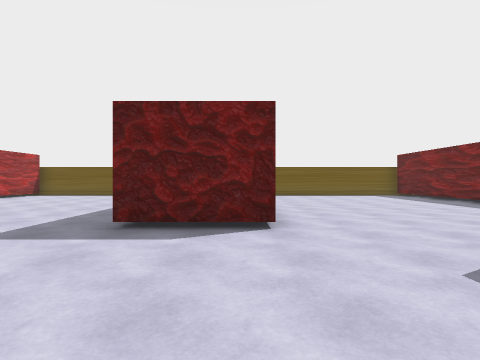
view 1 (above)

16 first-person views from a walk through a Unity game level. The camera is 1.3 m above the floor, looks level and sees 80° across. The floor is counted in squares, 2 m on a side. Each view is taken from the middle of a square. On the plan, view 1 faces up. The plan holds only what a view shows up to about 9 squares ahead; the rest is blank. The place goes on beyond the plan. The player character is not drawn.

view 2
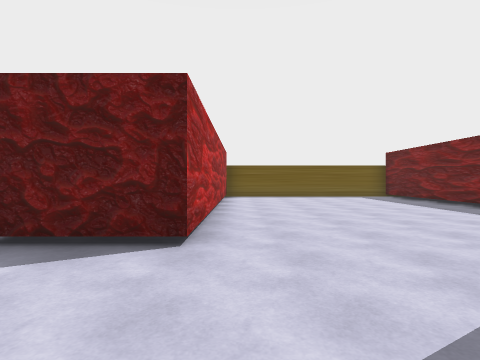

view 3
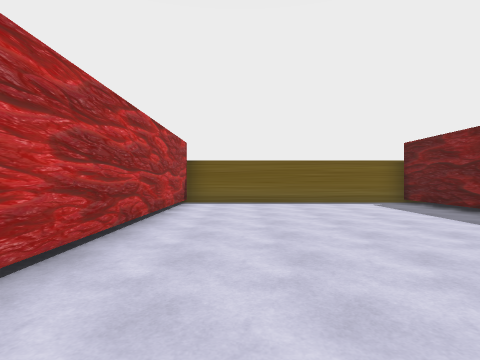

view 4
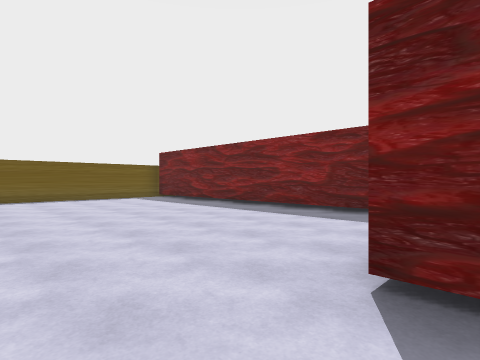

view 5
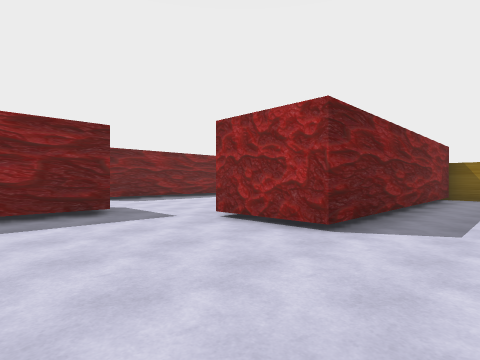

view 6
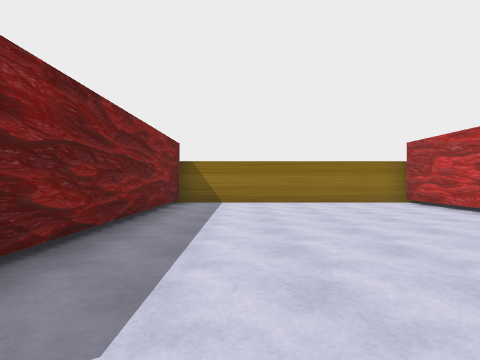

view 7
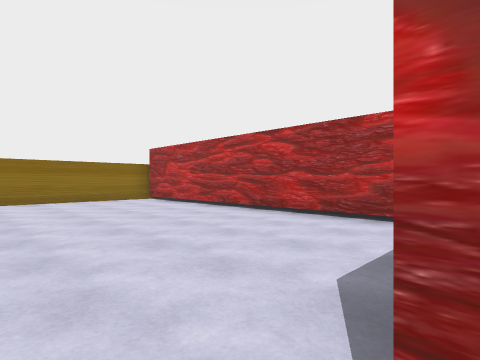

view 8
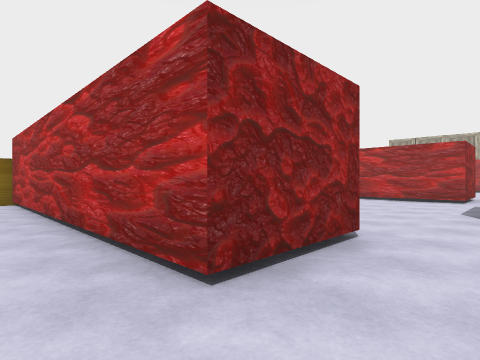

view 9
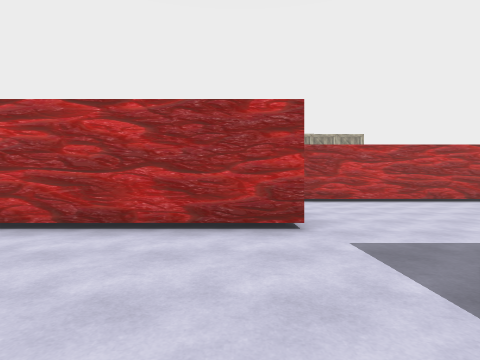

view 10
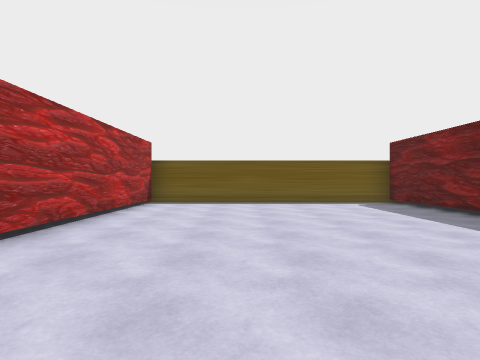

view 11
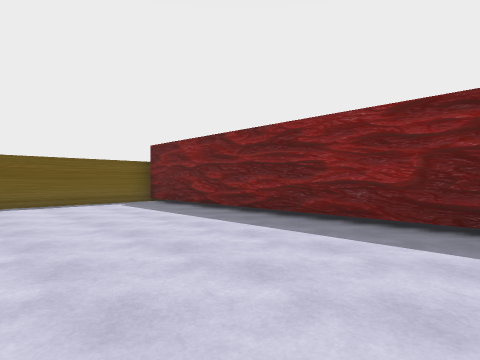

view 12
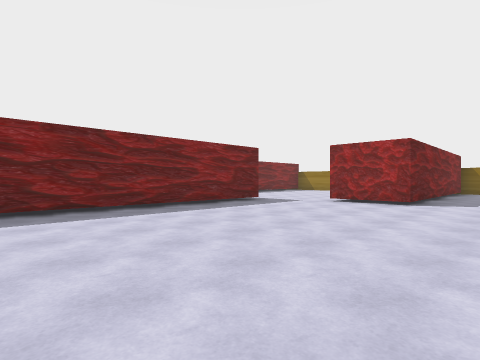

view 13
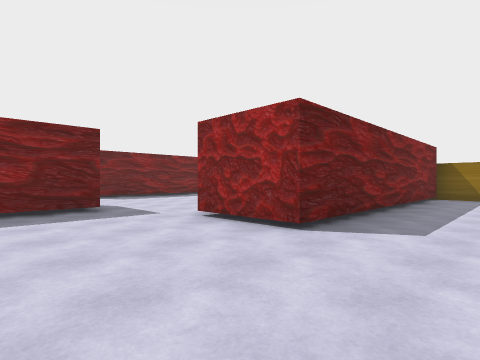

view 14
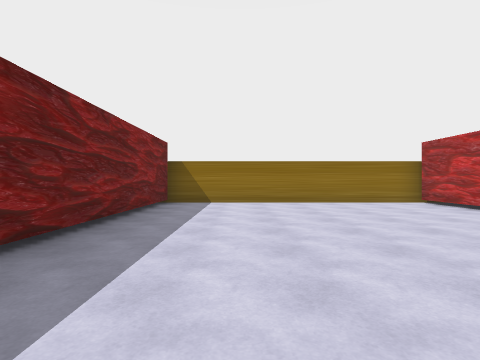

view 15
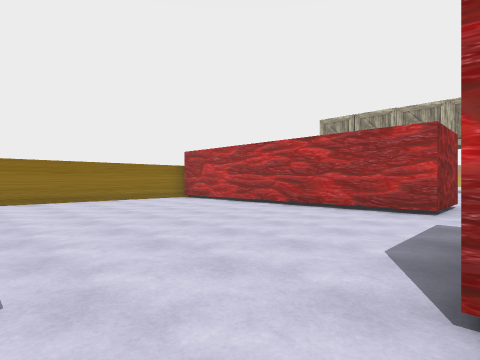

view 16
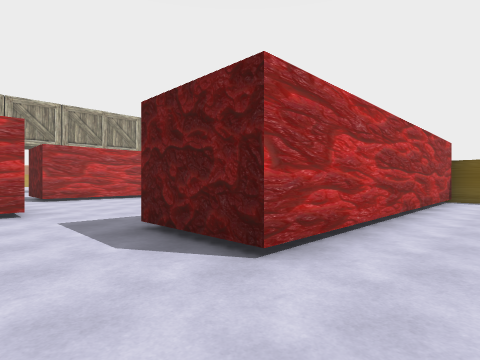

### Floor plan
Points are (right, up) in squares from view 1. A wall is a line through its corners. A room is listed if a view was taken in it or the views show most of it. See-through windows are left out.
Room 1 (views 1, 2, 4, 6, 9)
walls: (0.5, 3.8) (-1.7, 3.8); (-3.8, 2.8) (-3.8, -5.3) (2.8, -5.3) (2.8, 2.7)
ways out: opening at (2, 3) to room 2; opening at (-2.5, 3.5) to room 3
Room 2 (views 3, 5, 7, 8)
walls: (6.7, 3.8) (6.7, 12.2) (0.5, 12.2) (0.5, 3.8); (2.8, 2.7) (4.9, 2.7) (4.9, -5.2)
ways out: opening at (2, 3) to room 1
Room 3 (views 10, 11, 12, 13, 15)
walls: (-5.9, 2.8) (-3.8, 2.8); (-1.7, 3.8) (-1.7, 12.2) (-8.5, 12.2) (-8.5, 3.8)
ways out: opening at (-2.5, 3.5) to room 1; opening at (-7, 3) to room 4
Room 4 (views 14, 16)
walls: (-14.4, 2.8) (-13.2, 2.8) (-13.2, -5.3) (-5.9, -5.3) (-5.9, 2.8); (-8.5, 3.8) (-10.8, 3.8); (-17.1, 4.8) (-17.1, 3.8)
ways out: opening at (-7, 3) to room 3; opening at (-15.5, 3)

Where each view was taken, in squares from view 1:
view 1: 0 up, 0 right, facing up
view 2: 1 up, 1 right, facing up
view 3: 4 up, 2 right, facing up
view 4: 2 up, 1 right, facing up-right
view 5: 6 up, 1 right, facing down-right
view 6: 3 up, 1 right, facing down
view 7: 4 up, 1 right, facing down-left
view 8: 4 up, 6 right, facing down-left
view 9: 2 up, 0 right, facing left
view 10: 4 up, 6 left, facing up
view 11: 4 up, 6 left, facing up-right
view 12: 11 up, 8 left, facing down-right
view 13: 6 up, 8 left, facing down-right
view 14: 3 up, 8 left, facing down
view 15: 4 up, 7 left, facing down-left
view 16: 2 up, 7 left, facing up-left
